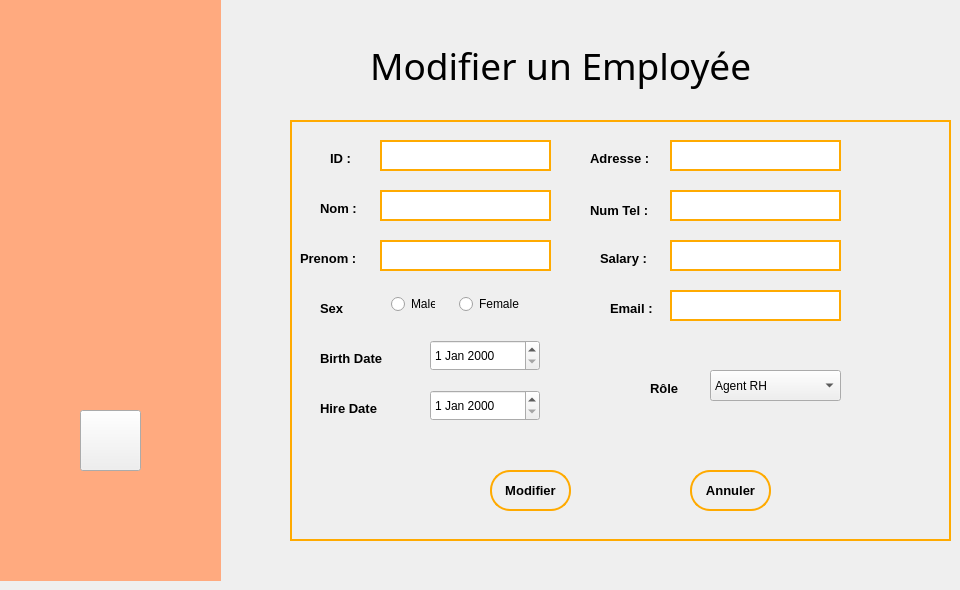
    <widget class="QWidget" name="page_7">
     <widget class="QLabel" name="label_30">
      <property name="geometry">
       <rect>
        <x>370</x>
        <y>30</y>
        <width>501</width>
        <height>71</height>
       </rect>
      </property>
      <property name="font">
       <font>
        <family>Arial Rounded MT Bold</family>
        <pointsize>28</pointsize>
       </font>
      </property>
      <property name="text">
       <string>Modifier un Employée</string>
      </property>
     </widget>
     <widget class="QWidget" name="widget_14" native="true">
      <property name="geometry">
       <rect>
        <x>0</x>
        <y>0</y>
        <width>221</width>
        <height>581</height>
       </rect>
      </property>
      <property name="styleSheet">
       <string notr="true">#widget_14
{
background:rgb(255, 170, 127);
}</string>
      </property>
      <widget class="QPushButton" name="logOutButton_6">
       <property name="geometry">
        <rect>
         <x>80</x>
         <y>410</y>
         <width>61</width>
         <height>61</height>
        </rect>
       </property>
       <property name="styleSheet">
        <string notr="true">#logOutButton_6
{
	border-image:url(:/images/images/signOut.png);
}

#logOutButton_6:hover
{
	border-image:url(:/images/images/signOutHover.png);
}	</string>
       </property>
       <property name="text">
        <string/>
       </property>
      </widget>
      <widget class="QWidget" name="widget_15" native="true">
       <property name="geometry">
        <rect>
         <x>10</x>
         <y>10</y>
         <width>201</width>
         <height>211</height>
        </rect>
       </property>
       <property name="styleSheet">
        <string notr="true">background-image:url(:/images/images/pie.png);</string>
       </property>
      </widget>
     </widget>
     <widget class="QFrame" name="frame_9">
      <property name="geometry">
       <rect>
        <x>290</x>
        <y>120</y>
        <width>661</width>
        <height>421</height>
       </rect>
      </property>
      <property name="styleSheet">
       <string notr="true">#frame_9
{
	border:2px solid rgb(255, 170, 0);
}</string>
      </property>
      <property name="frameShape">
       <enum>QFrame::StyledPanel</enum>
      </property>
      <property name="frameShadow">
       <enum>QFrame::Raised</enum>
      </property>
      <widget class="QLabel" name="label_15">
       <property name="geometry">
        <rect>
         <x>30</x>
         <y>280</y>
         <width>81</width>
         <height>16</height>
        </rect>
       </property>
       <property name="font">
        <font>
         <family>Arial</family>
         <pointsize>10</pointsize>
         <weight>75</weight>
         <bold>true</bold>
        </font>
       </property>
       <property name="text">
        <string>Hire Date</string>
       </property>
      </widget>
      <widget class="QLineEdit" name="idLineEdit_4">
       <property name="geometry">
        <rect>
         <x>90</x>
         <y>20</y>
         <width>171</width>
         <height>31</height>
        </rect>
       </property>
       <property name="font">
        <font>
         <pointsize>11</pointsize>
        </font>
       </property>
       <property name="styleSheet">
        <string notr="true">#idLineEdit_4
{
				border-radius:20px;
		border:2px solid rgb(255, 170, 0);
	color: rgb(255, 170, 0);
}</string>
       </property>
      </widget>
      <widget class="QLineEdit" name="salaryLineEdit_2">
       <property name="geometry">
        <rect>
         <x>380</x>
         <y>120</y>
         <width>171</width>
         <height>31</height>
        </rect>
       </property>
       <property name="font">
        <font>
         <pointsize>11</pointsize>
        </font>
       </property>
       <property name="styleSheet">
        <string notr="true">#salaryLineEdit_2
{
			border-radius:20px;
		border:2px solid rgb(255, 170, 0);
	color: rgb(255, 170, 0);
}</string>
       </property>
      </widget>
      <widget class="QPushButton" name="cancelButton_3">
       <property name="geometry">
        <rect>
         <x>400</x>
         <y>350</y>
         <width>81</width>
         <height>41</height>
        </rect>
       </property>
       <property name="font">
        <font>
         <family>Arial</family>
         <pointsize>10</pointsize>
         <weight>75</weight>
         <bold>true</bold>
        </font>
       </property>
       <property name="styleSheet">
        <string notr="true">#cancelButton_3
{
border-radius:20px;
	background:transparent;
	border:2px solid rgb(255, 170, 0);
}

#cancelButton_3:hover
{
	background:rgb(255, 170, 0);
}</string>
       </property>
       <property name="text">
        <string>Annuler</string>
       </property>
      </widget>
      <widget class="QLabel" name="label_17">
       <property name="geometry">
        <rect>
         <x>30</x>
         <y>230</y>
         <width>91</width>
         <height>16</height>
        </rect>
       </property>
       <property name="font">
        <font>
         <family>Arial</family>
         <pointsize>10</pointsize>
         <weight>75</weight>
         <bold>true</bold>
        </font>
       </property>
       <property name="text">
        <string>Birth Date</string>
       </property>
      </widget>
      <widget class="QLineEdit" name="firstNameLineEdit_2">
       <property name="geometry">
        <rect>
         <x>90</x>
         <y>70</y>
         <width>171</width>
         <height>31</height>
        </rect>
       </property>
       <property name="font">
        <font>
         <pointsize>11</pointsize>
        </font>
       </property>
       <property name="styleSheet">
        <string notr="true">#firstNameLineEdit_2
{
		border-radius:20px;
		border:2px solid rgb(255, 170, 0);
	color: rgb(255, 170, 0);
}</string>
       </property>
      </widget>
      <widget class="QLineEdit" name="adressLineEdit_2">
       <property name="geometry">
        <rect>
         <x>380</x>
         <y>20</y>
         <width>171</width>
         <height>31</height>
        </rect>
       </property>
       <property name="font">
        <font>
         <pointsize>11</pointsize>
        </font>
       </property>
       <property name="styleSheet">
        <string notr="true">#adressLineEdit_2
{
		border-radius:20px;
		border:2px solid rgb(255, 170, 0);
	color: rgb(255, 170, 0);
}</string>
       </property>
      </widget>
      <widget class="QLineEdit" name="phoneNumberLineEdit_2">
       <property name="geometry">
        <rect>
         <x>380</x>
         <y>70</y>
         <width>171</width>
         <height>31</height>
        </rect>
       </property>
       <property name="font">
        <font>
         <pointsize>11</pointsize>
        </font>
       </property>
       <property name="styleSheet">
        <string notr="true">#phoneNumberLineEdit_2
{
			border-radius:20px;
		border:2px solid rgb(255, 170, 0);
	color: rgb(255, 170, 0);
}</string>
       </property>
      </widget>
      <widget class="QPushButton" name="addButton_2">
       <property name="geometry">
        <rect>
         <x>200</x>
         <y>350</y>
         <width>81</width>
         <height>41</height>
        </rect>
       </property>
       <property name="font">
        <font>
         <family>Arial</family>
         <pointsize>10</pointsize>
         <weight>75</weight>
         <bold>true</bold>
        </font>
       </property>
       <property name="styleSheet">
        <string notr="true">#addButton_2
{
border-radius:20px;
	background:transparent;
	border:2px solid rgb(255, 170, 0);
}

#addButton_2:hover
{
	background:rgb(255, 170, 0);
}</string>
       </property>
       <property name="text">
        <string>Modifier</string>
       </property>
      </widget>
      <widget class="QLabel" name="label_18">
       <property name="geometry">
        <rect>
         <x>360</x>
         <y>260</y>
         <width>81</width>
         <height>16</height>
        </rect>
       </property>
       <property name="font">
        <font>
         <family>Arial</family>
         <pointsize>10</pointsize>
         <weight>75</weight>
         <bold>true</bold>
        </font>
       </property>
       <property name="text">
        <string>Rôle</string>
       </property>
      </widget>
      <widget class="QComboBox" name="jobTitleBox_3">
       <property name="geometry">
        <rect>
         <x>420</x>
         <y>250</y>
         <width>131</width>
         <height>31</height>
        </rect>
       </property>
       <item>
        <property name="text">
         <string>Agent RH</string>
        </property>
       </item>
       <item>
        <property name="text">
         <string>Employee de depot</string>
        </property>
       </item>
       <item>
        <property name="text">
         <string>Employee de stock</string>
        </property>
       </item>
      </widget>
      <widget class="QLabel" name="label_31">
       <property name="geometry">
        <rect>
         <x>30</x>
         <y>180</y>
         <width>61</width>
         <height>16</height>
        </rect>
       </property>
       <property name="font">
        <font>
         <family>Arial</family>
         <pointsize>10</pointsize>
         <weight>75</weight>
         <bold>true</bold>
        </font>
       </property>
       <property name="text">
        <string>Sex</string>
       </property>
      </widget>
      <widget class="QLineEdit" name="lastNameLineEdit_2">
       <property name="geometry">
        <rect>
         <x>90</x>
         <y>120</y>
         <width>171</width>
         <height>31</height>
        </rect>
       </property>
       <property name="font">
        <font>
         <pointsize>11</pointsize>
        </font>
       </property>
       <property name="styleSheet">
        <string notr="true">#lastNameLineEdit_2
{
			border-radius:20px;
		border:2px solid rgb(255, 170, 0);
	color: rgb(255, 170, 0);
}</string>
       </property>
      </widget>
      <widget class="QDateEdit" name="birthDateEdit_2">
       <property name="geometry">
        <rect>
         <x>140</x>
         <y>220</y>
         <width>110</width>
         <height>31</height>
        </rect>
       </property>
      </widget>
      <widget class="QDateEdit" name="hireDateEdit_2">
       <property name="geometry">
        <rect>
         <x>140</x>
         <y>270</y>
         <width>110</width>
         <height>31</height>
        </rect>
       </property>
      </widget>
      <widget class="QLineEdit" name="emailLineEdit_2">
       <property name="geometry">
        <rect>
         <x>380</x>
         <y>170</y>
         <width>171</width>
         <height>31</height>
        </rect>
       </property>
       <property name="font">
        <font>
         <pointsize>11</pointsize>
        </font>
       </property>
       <property name="styleSheet">
        <string notr="true">#emailLineEdit_2
{
		border-radius:20px;
		border:2px solid rgb(255, 170, 0);
	color: rgb(255, 170, 0);
}</string>
       </property>
      </widget>
      <widget class="QRadioButton" name="femaleRadioButton_2">
       <property name="geometry">
        <rect>
         <x>169</x>
         <y>175</y>
         <width>71</width>
         <height>18</height>
        </rect>
       </property>
       <property name="styleSheet">
        <string notr="true"/>
       </property>
       <property name="text">
        <string>Female</string>
       </property>
      </widget>
      <widget class="QRadioButton" name="maleRadioButton_2">
       <property name="geometry">
        <rect>
         <x>101</x>
         <y>175</y>
         <width>44</width>
         <height>18</height>
        </rect>
       </property>
       <property name="text">
        <string>Male</string>
       </property>
      </widget>
      <widget class="QLabel" name="label_32">
       <property name="geometry">
        <rect>
         <x>40</x>
         <y>30</y>
         <width>61</width>
         <height>16</height>
        </rect>
       </property>
       <property name="font">
        <font>
         <family>Arial</family>
         <pointsize>10</pointsize>
         <weight>75</weight>
         <bold>true</bold>
        </font>
       </property>
       <property name="text">
        <string>ID :</string>
       </property>
      </widget>
      <widget class="QLabel" name="label_33">
       <property name="geometry">
        <rect>
         <x>30</x>
         <y>80</y>
         <width>61</width>
         <height>16</height>
        </rect>
       </property>
       <property name="font">
        <font>
         <family>Arial</family>
         <pointsize>10</pointsize>
         <weight>75</weight>
         <bold>true</bold>
        </font>
       </property>
       <property name="text">
        <string>Nom :</string>
       </property>
      </widget>
      <widget class="QLabel" name="label_34">
       <property name="geometry">
        <rect>
         <x>10</x>
         <y>130</y>
         <width>81</width>
         <height>16</height>
        </rect>
       </property>
       <property name="font">
        <font>
         <family>Arial</family>
         <pointsize>10</pointsize>
         <weight>75</weight>
         <bold>true</bold>
        </font>
       </property>
       <property name="text">
        <string>Prenom :</string>
       </property>
      </widget>
      <widget class="QLabel" name="label_36">
       <property name="geometry">
        <rect>
         <x>300</x>
         <y>30</y>
         <width>81</width>
         <height>16</height>
        </rect>
       </property>
       <property name="font">
        <font>
         <family>Arial</family>
         <pointsize>10</pointsize>
         <weight>75</weight>
         <bold>true</bold>
        </font>
       </property>
       <property name="text">
        <string>Adresse :</string>
       </property>
      </widget>
      <widget class="QLabel" name="label_37">
       <property name="geometry">
        <rect>
         <x>300</x>
         <y>80</y>
         <width>81</width>
         <height>20</height>
        </rect>
       </property>
       <property name="font">
        <font>
         <family>Arial</family>
         <pointsize>10</pointsize>
         <weight>75</weight>
         <bold>true</bold>
        </font>
       </property>
       <property name="text">
        <string>Num Tel :</string>
       </property>
      </widget>
      <widget class="QLabel" name="label_38">
       <property name="geometry">
        <rect>
         <x>310</x>
         <y>130</y>
         <width>61</width>
         <height>16</height>
        </rect>
       </property>
       <property name="font">
        <font>
         <family>Arial</family>
         <pointsize>10</pointsize>
         <weight>75</weight>
         <bold>true</bold>
        </font>
       </property>
       <property name="text">
        <string>Salary :</string>
       </property>
      </widget>
      <widget class="QLabel" name="label_39">
       <property name="geometry">
        <rect>
         <x>320</x>
         <y>180</y>
         <width>61</width>
         <height>16</height>
        </rect>
       </property>
       <property name="font">
        <font>
         <family>Arial</family>
         <pointsize>10</pointsize>
         <weight>75</weight>
         <bold>true</bold>
        </font>
       </property>
       <property name="text">
        <string>Email :</string>
       </property>
      </widget>
     </widget>
    </widget>
